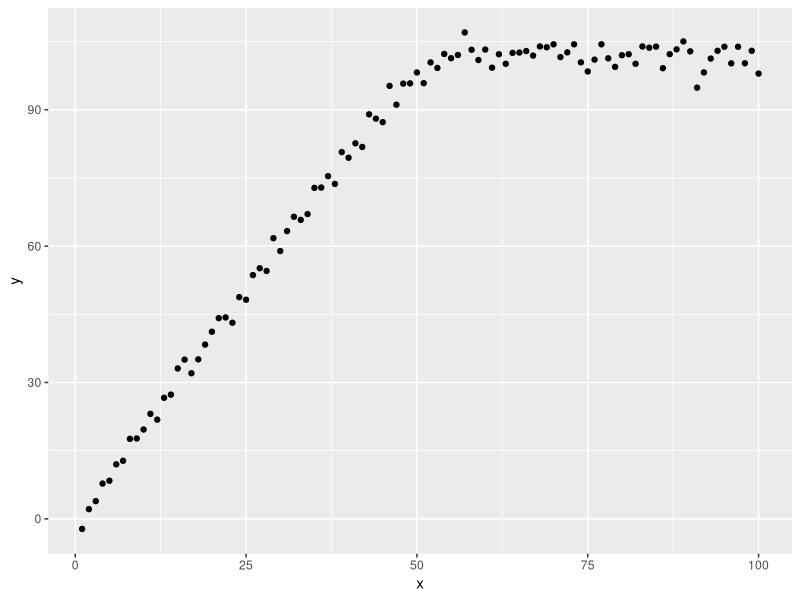
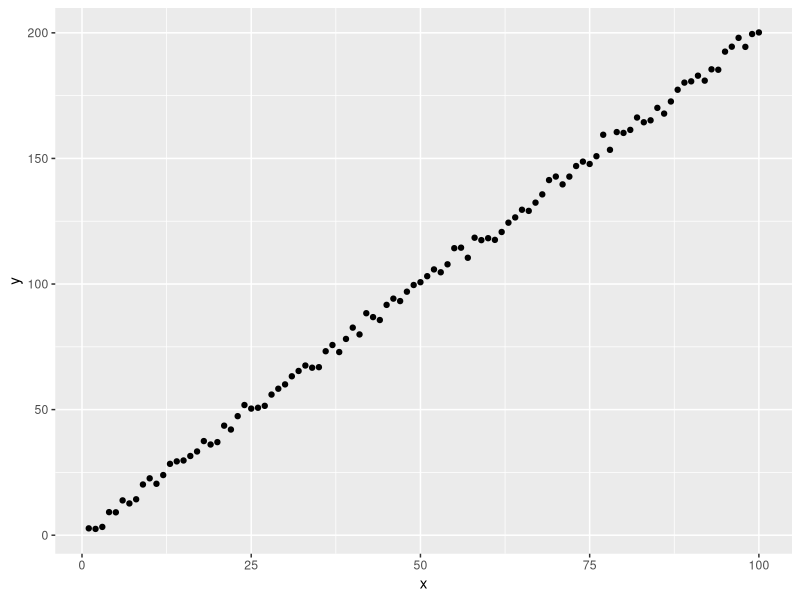

Source code (R) for these figures, in order:


#****************************************************
# STRUCTURAL BREAK TEST IN TIME SERIES DATA 
# 2018-12-12
# Nayef 
#****************************************************

library(strucchange)
library(tidyverse)

# references: 
# > https://stats.stackexchange.com/questions/93529/dummies-instead-of-the-chow-test 


# 1) create fake data with breakpoint: --------
df1.fake.data <- 
    data.frame(x = seq(1, 100), 
               group = c(rep(0, 50), 
                         rep(1, 50))) %>% 
    mutate(y_orig = ifelse(group == 0, 
                           2*x,
                           2*x[51]),  # hold constant at twice the value of x[51]
           z = map_dbl(x, function(x){rnorm(1, 0, 2)}),  # fn actually doesn't take any args  
           y = y_orig + z)
    
# str(df1.fake.data)

# plot data: 
df1.fake.data %>% 
ggplot(aes(x = x, 
           y = y)) + 
    geom_point()



# 1.1) now let's test for structural change at x = 51 ----- 
?sctest
?sctest.default
?sctest.formula

# test for structural break at point 51: 
m1 <- lm(y ~ x, 
         data = df1.fake.data)

sctest(m1, 
       type = "Chow", 
       point = 51)
# f(efp) = 3.5183, p-value = 7.083e-11
# Low p-value suggests that there is a break 

# alternative specification: 
sctest(y ~ x, 
       data = df1.fake.data, 
       type = "Chow", 
       point = 51)
# F = 2883.4, p-value < 2.2e-16
# Low p-value suggests that there is a break 

#**********************************************
# What if we try on some other point? 
# sctest(m1,
#        type = "Chow", 
#        point = 80)

# umm ... this test seems to think every point is a 
# break point?? 
# todo: what's going on here? 

# Ans. apparently the test is meant to be for a 
# specified breakpoint only? 
# https://en.wikipedia.org/wiki/Structural_break#cite_note-12 
# For linear regression models, the Chow test is 
# often used to test for a single break in mean at a 
# known time period K for K ∈ [1,T].[3][4] This test 
# assesses whether the coefficients in a regression 
# model are the same for periods [1,2, ...,K] and 
# [K + 1, ...,T]
#**********************************************


# 2) Situation 2: no break in series -----
df2.no.break <- 
    data.frame(x = seq(1, 100)) %>% 
    mutate(y_orig = 2*x, 
           z = map_dbl(x, function(x){rnorm(1, 0, 2)}),  # fn actually doesn't take any args  
           y = y_orig + z)

str(df2.no.break)             

# plot: 
df2.no.break %>% 
    ggplot(aes(x=x, 
               y=y)) + 
    geom_point()

# 2.1) chow test: -------
m2 <- lm(y ~ x, 
         data = df2.no.break)

sctest(m2, 
       type = "Chow", 
       point = 51)
# f(efp) = 0.51053, p-value = 0.9981
# no breakpoint detected 

# alternative specification: 
sctest(y ~ x,
       data = df2.no.break, 
       type = "Chow", 
       point = 51)
# f(efp) = 0.51053, p-value = 0.9981
# no breakpoint detected 




# 3) fake data with breakpoint and other covariate: ------
df3.with.covariate <- 
    data.frame(x = seq(1, 100), 
               group = c(rep(0, 50), 
                         rep(1, 50)), 
               category = sample(c("A", "B"), 
                                   100, 
                                   replace = TRUE) %>% 
                   as.factor) %>% 
    mutate(y_orig = ifelse(group == 0, 
                           2*x,
                           2*x[51]),  # hold constant at twice the value of x[51]
           z = map_dbl(x, function(x){rnorm(1, 0, 2)}),  # fn actually doesn't take any args  
           y = y_orig + z)


str(df3.with.covariate)


# 3.1) chow test after controlling for category: ----
m3 <- lm(y ~ x + category,
         data = df3.with.covariate)

sctest(m3,
       type = "Chow", 
       point = 51)
# (efp) = 3.5007, p-value = 1.36e-10

# alternative specification: 
sctest(y ~ x + category, 
       data = df3.with.covariate, 
       type = "Chow", 
       point = 51)
# F = 2004.2, p-value < 2.2e-16
# yes, we still see the breakpoint



# 4) without breakpoint, but with other covariate: ------
df4.no.break.with.covariate <- 
    data.frame(x = seq(1, 100)) %>% 
    mutate(y_orig = 2*x, 
           z = map_dbl(x, function(x){rnorm(1, 0, 2)}),  # fn actually doesn't take any args  
           y = y_orig + z, 
           category = sample(c("A", "B"), 
                             100, 
                             replace = TRUE) %>% 
               as.factor)

str(df4.no.break.with.covariate)


# 4.1) chow test: -----
m4 <- lm(y ~ x + category, 
         data = df4.no.break.with.covariate)

sctest(m4, 
       type = "Chow", 
       point = 51) 
# f(efp) = 0.61884, p-value = 0.9958
# no breakpoint detected 

# alternative specification: 
sctest(y ~ x + category, 
       data = df4.no.break.with.covariate, 
       type = "Chow", 
       point = 51)
# F = 0.093457, p-value = 0.9635
# no breakpoint detected 
